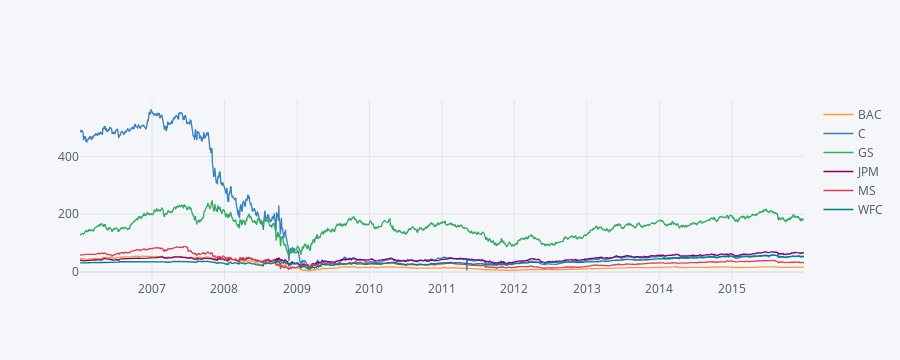

Write notebook code for a chart like this one.
### Code cell
bank_stocks.xs(key='Close',axis=1,level='Stock Info').iplot()

### Figure 1 — Plotly figure (JSON) as saved in the notebook; plotly's stock layout.template omitted (floating-point values rounded to 4 significant figures; data arrays with more than 128 entries replaced by an {"elided": "..."} marker saying what was removed)
{"data": [{"line": {"color": "rgba(255, 153, 51, 1.0)", "dash": "solid", "shape": "linear", "width": 1.3}, "mode": "lines", "name": "BAC", "text": "", "type": "scatter", "x": {"elided": "2517 str values"}, "y": {"elided": "2517 float values"}}, {"line": {"color": "rgba(55, 128, 191, 1.0)", "dash": "solid", "shape": "linear", "width": 1.3}, "mode": "lines", "name": "C", "text": "", "type": "scatter", "x": {"elided": "2517 str values"}, "y": {"elided": "2517 float values"}}, {"line": {"color": "rgba(50, 171, 96, 1.0)", "dash": "solid", "shape": "linear", "width": 1.3}, "mode": "lines", "name": "GS", "text": "", "type": "scatter", "x": {"elided": "2517 str values"}, "y": {"elided": "2517 float values"}}, {"line": {"color": "rgba(128, 0, 128, 1.0)", "dash": "solid", "shape": "linear", "width": 1.3}, "mode": "lines", "name": "JPM", "text": "", "type": "scatter", "x": {"elided": "2517 str values"}, "y": {"elided": "2517 float values"}}, {"line": {"color": "rgba(219, 64, 82, 1.0)", "dash": "solid", "shape": "linear", "width": 1.3}, "mode": "lines", "name": "MS", "text": "", "type": "scatter", "x": {"elided": "2517 str values"}, "y": {"elided": "2517 float values"}}, {"line": {"color": "rgba(0, 128, 128, 1.0)", "dash": "solid", "shape": "linear", "width": 1.3}, "mode": "lines", "name": "WFC", "text": "", "type": "scatter", "x": {"elided": "2517 str values"}, "y": {"elided": "2517 float values"}}], "layout": {"height": 360, "legend": {"bgcolor": "#F5F6F9", "font": {"color": "#4D5663"}}, "paper_bgcolor": "#F5F6F9", "plot_bgcolor": "#F5F6F9", "title": {"font": {"color": "#4D5663"}}, "xaxis": {"autorange": true, "gridcolor": "#E1E5ED", "range": ["2006-01-03", "2015-12-31"], "showgrid": true, "tickfont": {"color": "#4D5663"}, "title": {"font": {"color": "#4D5663"}, "text": ""}, "type": "date", "zerolinecolor": "#E1E5ED"}, "yaxis": {"autorange": true, "gridcolor": "#E1E5ED", "range": [-28.02, 595.3], "showgrid": true, "tickfont": {"color": "#4D5663"}, "title": {"font": {"color": "#4D5663"}, "text": ""}, "type": "linear", "zerolinecolor": "#E1E5ED"}}}
